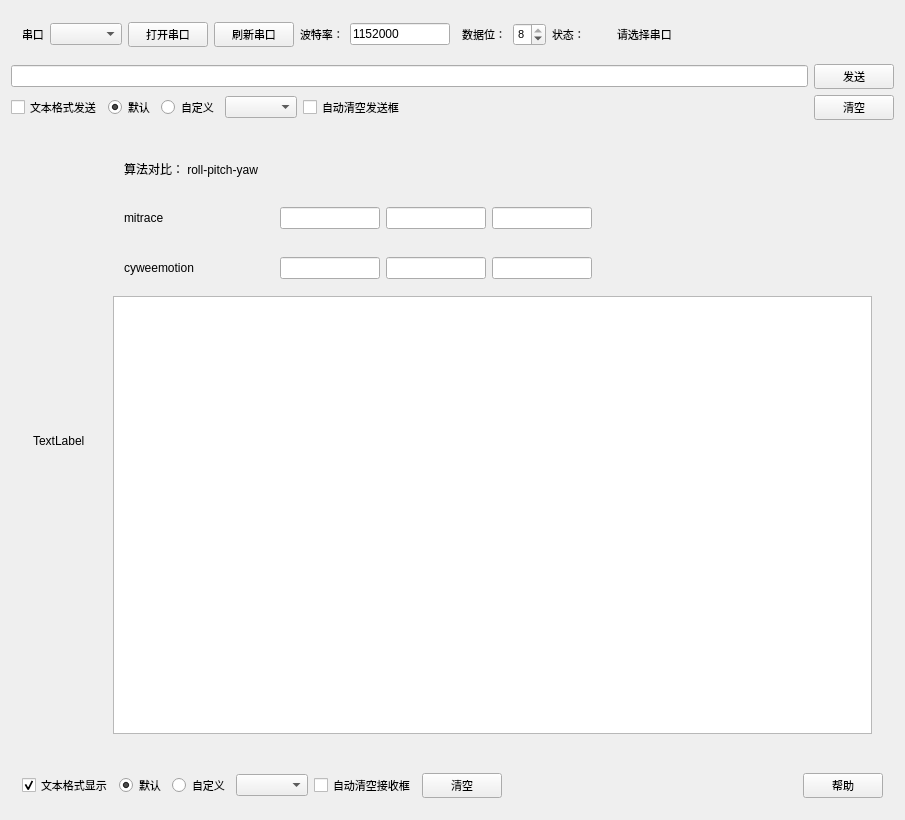
<?xml version="1.0" encoding="UTF-8"?>
<ui version="4.0">
 <class>MainWindow</class>
 <widget class="QMainWindow" name="MainWindow">
  <property name="geometry">
   <rect>
    <x>0</x>
    <y>0</y>
    <width>905</width>
    <height>820</height>
   </rect>
  </property>
  <property name="windowTitle">
   <string>WhaleSerialAssistant</string>
  </property>
  <widget class="QWidget" name="centralWidget">
   <layout class="QVBoxLayout" name="verticalLayout">
    <item>
     <widget class="QWidget" name="widget" native="true">
      <property name="focusPolicy">
       <enum>Qt::StrongFocus</enum>
      </property>
      <layout class="QHBoxLayout" name="horizontalLayout">
       <item>
        <widget class="QLabel" name="label">
         <property name="font">
          <font>
           <pointsize>8</pointsize>
          </font>
         </property>
         <property name="text">
          <string>串口</string>
         </property>
        </widget>
       </item>
       <item>
        <widget class="QComboBox" name="comboBoxserial">
         <property name="font">
          <font>
           <pointsize>8</pointsize>
          </font>
         </property>
        </widget>
       </item>
       <item>
        <widget class="QPushButton" name="pushButtonopen">
         <property name="font">
          <font>
           <pointsize>8</pointsize>
          </font>
         </property>
         <property name="text">
          <string>打开串口</string>
         </property>
        </widget>
       </item>
       <item>
        <widget class="QPushButton" name="pushButtonrefresh">
         <property name="font">
          <font>
           <pointsize>8</pointsize>
          </font>
         </property>
         <property name="text">
          <string>刷新串口</string>
         </property>
        </widget>
       </item>
       <item>
        <widget class="QLabel" name="label_2">
         <property name="font">
          <font>
           <pointsize>8</pointsize>
          </font>
         </property>
         <property name="text">
          <string>波特率：</string>
         </property>
        </widget>
       </item>
       <item>
        <widget class="QLineEdit" name="lineBaudRate">
         <property name="minimumSize">
          <size>
           <width>100</width>
           <height>0</height>
          </size>
         </property>
         <property name="maximumSize">
          <size>
           <width>100</width>
           <height>16777215</height>
          </size>
         </property>
         <property name="text">
          <string>1152000</string>
         </property>
        </widget>
       </item>
       <item>
        <widget class="QLabel" name="label_3">
         <property name="font">
          <font>
           <pointsize>8</pointsize>
          </font>
         </property>
         <property name="text">
          <string>  数据位：</string>
         </property>
        </widget>
       </item>
       <item>
        <widget class="QSpinBox" name="spinBox">
         <property name="font">
          <font>
           <pointsize>8</pointsize>
          </font>
         </property>
         <property name="minimum">
          <number>5</number>
         </property>
         <property name="maximum">
          <number>8</number>
         </property>
         <property name="value">
          <number>8</number>
         </property>
        </widget>
       </item>
       <item>
        <widget class="QLabel" name="label_5">
         <property name="font">
          <font>
           <pointsize>8</pointsize>
          </font>
         </property>
         <property name="focusPolicy">
          <enum>Qt::StrongFocus</enum>
         </property>
         <property name="text">
          <string>状态：</string>
         </property>
        </widget>
       </item>
       <item>
        <widget class="QLabel" name="labelstatu">
         <property name="minimumSize">
          <size>
           <width>20</width>
           <height>20</height>
          </size>
         </property>
         <property name="maximumSize">
          <size>
           <width>20</width>
           <height>20</height>
          </size>
         </property>
         <property name="styleSheet">
          <string notr="true">border-image: url(:/new/img/red.png);</string>
         </property>
         <property name="text">
          <string/>
         </property>
        </widget>
       </item>
       <item>
        <widget class="QLabel" name="labelstate">
         <property name="minimumSize">
          <size>
           <width>100</width>
           <height>0</height>
          </size>
         </property>
         <property name="maximumSize">
          <size>
           <width>100</width>
           <height>16777215</height>
          </size>
         </property>
         <property name="font">
          <font>
           <pointsize>8</pointsize>
          </font>
         </property>
         <property name="focusPolicy">
          <enum>Qt::StrongFocus</enum>
         </property>
         <property name="text">
          <string>请选择串口</string>
         </property>
        </widget>
       </item>
       <item>
        <spacer name="horizontalSpacer">
         <property name="orientation">
          <enum>Qt::Horizontal</enum>
         </property>
         <property name="sizeHint" stdset="0">
          <size>
           <width>60</width>
           <height>20</height>
          </size>
         </property>
        </spacer>
       </item>
      </layout>
     </widget>
    </item>
    <item>
     <widget class="QWidget" name="widget_5" native="true">
      <layout class="QHBoxLayout" name="horizontalLayout_3">
       <property name="leftMargin">
        <number>0</number>
       </property>
       <property name="topMargin">
        <number>0</number>
       </property>
       <property name="rightMargin">
        <number>0</number>
       </property>
       <property name="bottomMargin">
        <number>0</number>
       </property>
       <item>
        <widget class="QLineEdit" name="lineEdit">
         <property name="font">
          <font>
           <pointsize>8</pointsize>
          </font>
         </property>
        </widget>
       </item>
       <item>
        <widget class="QPushButton" name="pushButtonsend">
         <property name="font">
          <font>
           <pointsize>8</pointsize>
          </font>
         </property>
         <property name="text">
          <string>发送</string>
         </property>
        </widget>
       </item>
      </layout>
     </widget>
    </item>
    <item>
     <widget class="QWidget" name="widget_6" native="true">
      <property name="focusPolicy">
       <enum>Qt::StrongFocus</enum>
      </property>
      <layout class="QHBoxLayout" name="horizontalLayout_6">
       <property name="leftMargin">
        <number>0</number>
       </property>
       <property name="topMargin">
        <number>0</number>
       </property>
       <property name="rightMargin">
        <number>0</number>
       </property>
       <property name="bottomMargin">
        <number>0</number>
       </property>
       <item>
        <widget class="QCheckBox" name="checkBoxsendformat">
         <property name="font">
          <font>
           <pointsize>8</pointsize>
          </font>
         </property>
         <property name="text">
          <string>文本格式发送</string>
         </property>
        </widget>
       </item>
       <item>
        <widget class="QRadioButton" name="radioButtonsendformat">
         <property name="font">
          <font>
           <pointsize>8</pointsize>
          </font>
         </property>
         <property name="text">
          <string>默认</string>
         </property>
         <property name="checked">
          <bool>true</bool>
         </property>
        </widget>
       </item>
       <item>
        <widget class="QRadioButton" name="radioButtonsendauto">
         <property name="font">
          <font>
           <pointsize>8</pointsize>
          </font>
         </property>
         <property name="text">
          <string>自定义</string>
         </property>
         <property name="checked">
          <bool>false</bool>
         </property>
        </widget>
       </item>
       <item>
        <widget class="QComboBox" name="comboBoxsendformat">
         <property name="maximumSize">
          <size>
           <width>200</width>
           <height>16777215</height>
          </size>
         </property>
         <property name="font">
          <font>
           <pointsize>8</pointsize>
          </font>
         </property>
        </widget>
       </item>
       <item>
        <widget class="QCheckBox" name="checkBoxsendautoclear">
         <property name="font">
          <font>
           <pointsize>8</pointsize>
          </font>
         </property>
         <property name="text">
          <string>自动清空发送框</string>
         </property>
        </widget>
       </item>
       <item>
        <spacer name="horizontalSpacer_6">
         <property name="orientation">
          <enum>Qt::Horizontal</enum>
         </property>
         <property name="sizeHint" stdset="0">
          <size>
           <width>40</width>
           <height>20</height>
          </size>
         </property>
        </spacer>
       </item>
       <item>
        <widget class="QPushButton" name="pushButtoncleasend">
         <property name="font">
          <font>
           <pointsize>8</pointsize>
          </font>
         </property>
         <property name="text">
          <string>清空</string>
         </property>
        </widget>
       </item>
      </layout>
     </widget>
    </item>
    <item>
     <widget class="QWidget" name="widget_3" native="true">
      <layout class="QHBoxLayout" name="horizontalLayout_9">
       <item>
        <widget class="QWidget" name="widget_11" native="true">
         <layout class="QVBoxLayout" name="verticalLayout_3">
          <item>
           <widget class="QLabel" name="label_8">
            <property name="text">
             <string>TextLabel</string>
            </property>
           </widget>
          </item>
          <item>
           <layout class="QHBoxLayout" name="drawLayout">
            <property name="spacing">
             <number>60</number>
            </property>
            <property name="sizeConstraint">
             <enum>QLayout::SetFixedSize</enum>
            </property>
            <property name="rightMargin">
             <number>0</number>
            </property>
           </layout>
          </item>
         </layout>
        </widget>
       </item>
       <item>
        <widget class="QWidget" name="widget_7" native="true">
         <layout class="QVBoxLayout" name="verticalLayout_2">
          <item>
           <widget class="QWidget" name="widget_9" native="true">
            <layout class="QHBoxLayout" name="horizontalLayout_8">
             <item>
              <widget class="QLabel" name="label_7">
               <property name="text">
                <string>算法对比： roll-pitch-yaw</string>
               </property>
              </widget>
             </item>
             <item>
              <spacer name="horizontalSpacer_9">
               <property name="orientation">
                <enum>Qt::Horizontal</enum>
               </property>
               <property name="sizeHint" stdset="0">
                <size>
                 <width>288</width>
                 <height>20</height>
                </size>
               </property>
              </spacer>
             </item>
            </layout>
           </widget>
          </item>
          <item>
           <widget class="QWidget" name="widget_8" native="true">
            <layout class="QHBoxLayout" name="horizontalLayout_4">
             <item>
              <widget class="QLabel" name="label_6">
               <property name="minimumSize">
                <size>
                 <width>150</width>
                 <height>0</height>
                </size>
               </property>
               <property name="maximumSize">
                <size>
                 <width>150</width>
                 <height>16777215</height>
                </size>
               </property>
               <property name="text">
                <string>mitrace</string>
               </property>
              </widget>
             </item>
             <item>
              <widget class="QLineEdit" name="lineedit_mi_roll">
               <property name="minimumSize">
                <size>
                 <width>100</width>
                 <height>0</height>
                </size>
               </property>
               <property name="maximumSize">
                <size>
                 <width>100</width>
                 <height>16777215</height>
                </size>
               </property>
              </widget>
             </item>
             <item>
              <widget class="QLineEdit" name="lineedit_mi_pitch">
               <property name="minimumSize">
                <size>
                 <width>100</width>
                 <height>0</height>
                </size>
               </property>
               <property name="maximumSize">
                <size>
                 <width>100</width>
                 <height>16777215</height>
                </size>
               </property>
              </widget>
             </item>
             <item>
              <widget class="QLineEdit" name="lineedit_mi_yaw">
               <property name="minimumSize">
                <size>
                 <width>100</width>
                 <height>0</height>
                </size>
               </property>
               <property name="maximumSize">
                <size>
                 <width>100</width>
                 <height>16777215</height>
                </size>
               </property>
              </widget>
             </item>
             <item>
              <spacer name="horizontalSpacer_8">
               <property name="orientation">
                <enum>Qt::Horizontal</enum>
               </property>
               <property name="sizeHint" stdset="0">
                <size>
                 <width>15</width>
                 <height>20</height>
                </size>
               </property>
              </spacer>
             </item>
            </layout>
           </widget>
          </item>
          <item>
           <widget class="QWidget" name="widget_2" native="true">
            <layout class="QHBoxLayout" name="horizontalLayout_2">
             <item>
              <widget class="QLabel" name="label_4">
               <property name="minimumSize">
                <size>
                 <width>150</width>
                 <height>0</height>
                </size>
               </property>
               <property name="maximumSize">
                <size>
                 <width>150</width>
                 <height>16777215</height>
                </size>
               </property>
               <property name="text">
                <string>cyweemotion</string>
               </property>
              </widget>
             </item>
             <item>
              <widget class="QLineEdit" name="lineedit_cywee_roll">
               <property name="minimumSize">
                <size>
                 <width>100</width>
                 <height>0</height>
                </size>
               </property>
               <property name="maximumSize">
                <size>
                 <width>100</width>
                 <height>16777215</height>
                </size>
               </property>
              </widget>
             </item>
             <item>
              <widget class="QLineEdit" name="lineedit_cywee_pitch">
               <property name="minimumSize">
                <size>
                 <width>100</width>
                 <height>0</height>
                </size>
               </property>
               <property name="maximumSize">
                <size>
                 <width>100</width>
                 <height>16777215</height>
                </size>
               </property>
              </widget>
             </item>
             <item>
              <widget class="QLineEdit" name="lineedit_cywee_yaw">
               <property name="minimumSize">
                <size>
                 <width>100</width>
                 <height>0</height>
                </size>
               </property>
               <property name="maximumSize">
                <size>
                 <width>100</width>
                 <height>16777215</height>
                </size>
               </property>
              </widget>
             </item>
             <item>
              <spacer name="horizontalSpacer_7">
               <property name="orientation">
                <enum>Qt::Horizontal</enum>
               </property>
               <property name="sizeHint" stdset="0">
                <size>
                 <width>15</width>
                 <height>20</height>
                </size>
               </property>
              </spacer>
             </item>
            </layout>
           </widget>
          </item>
          <item>
           <widget class="QTextBrowser" name="textBrowser">
            <property name="font">
             <font>
              <pointsize>8</pointsize>
             </font>
            </property>
            <property name="html">
             <string>&lt;!DOCTYPE HTML PUBLIC &quot;-//W3C//DTD HTML 4.0//EN&quot; &quot;http://www.w3.org/TR/REC-html40/strict.dtd&quot;&gt;
&lt;html&gt;&lt;head&gt;&lt;meta name=&quot;qrichtext&quot; content=&quot;1&quot; /&gt;&lt;style type=&quot;text/css&quot;&gt;
p, li { white-space: pre-wrap; }
&lt;/style&gt;&lt;/head&gt;&lt;body style=&quot; font-family:'SimSun'; font-size:8pt; font-weight:400; font-style:normal;&quot;&gt;
&lt;p style=&quot;-qt-paragraph-type:empty; margin-top:0px; margin-bottom:0px; margin-left:0px; margin-right:0px; -qt-block-indent:0; text-indent:0px; font-family:'Sans Serif'; font-size:9pt;&quot;&gt;&lt;br /&gt;&lt;/p&gt;&lt;/body&gt;&lt;/html&gt;</string>
            </property>
           </widget>
          </item>
         </layout>
        </widget>
       </item>
      </layout>
     </widget>
    </item>
    <item>
     <widget class="QWidget" name="widget_4" native="true">
      <layout class="QHBoxLayout" name="horizontalLayout_5">
       <item>
        <widget class="QCheckBox" name="checkBoxtextformat">
         <property name="font">
          <font>
           <pointsize>8</pointsize>
          </font>
         </property>
         <property name="text">
          <string>文本格式显示</string>
         </property>
         <property name="checked">
          <bool>true</bool>
         </property>
        </widget>
       </item>
       <item>
        <widget class="QRadioButton" name="radioButtonreadformat">
         <property name="font">
          <font>
           <pointsize>8</pointsize>
          </font>
         </property>
         <property name="text">
          <string>默认</string>
         </property>
         <property name="checked">
          <bool>true</bool>
         </property>
        </widget>
       </item>
       <item>
        <widget class="QRadioButton" name="radioButtonreadauto">
         <property name="font">
          <font>
           <pointsize>8</pointsize>
          </font>
         </property>
         <property name="text">
          <string>自定义</string>
         </property>
         <property name="checked">
          <bool>false</bool>
         </property>
        </widget>
       </item>
       <item>
        <widget class="QComboBox" name="comboBoxreadformat">
         <property name="maximumSize">
          <size>
           <width>200</width>
           <height>16777215</height>
          </size>
         </property>
         <property name="font">
          <font>
           <pointsize>8</pointsize>
          </font>
         </property>
        </widget>
       </item>
       <item>
        <widget class="QCheckBox" name="checkBoxreadautoclear">
         <property name="font">
          <font>
           <pointsize>8</pointsize>
          </font>
         </property>
         <property name="text">
          <string>自动清空接收框</string>
         </property>
        </widget>
       </item>
       <item>
        <widget class="QPushButton" name="pushButtonclear">
         <property name="font">
          <font>
           <pointsize>8</pointsize>
          </font>
         </property>
         <property name="text">
          <string>清空</string>
         </property>
        </widget>
       </item>
       <item>
        <spacer name="horizontalSpacer_3">
         <property name="orientation">
          <enum>Qt::Horizontal</enum>
         </property>
         <property name="sizeHint" stdset="0">
          <size>
           <width>40</width>
           <height>20</height>
          </size>
         </property>
        </spacer>
       </item>
       <item>
        <widget class="QPushButton" name="pushButtonhelp">
         <property name="font">
          <font>
           <pointsize>8</pointsize>
          </font>
         </property>
         <property name="text">
          <string>帮助</string>
         </property>
        </widget>
       </item>
      </layout>
     </widget>
    </item>
   </layout>
  </widget>
 </widget>
 <layoutdefault spacing="6" margin="11"/>
 <resources/>
 <connections/>
</ui>
